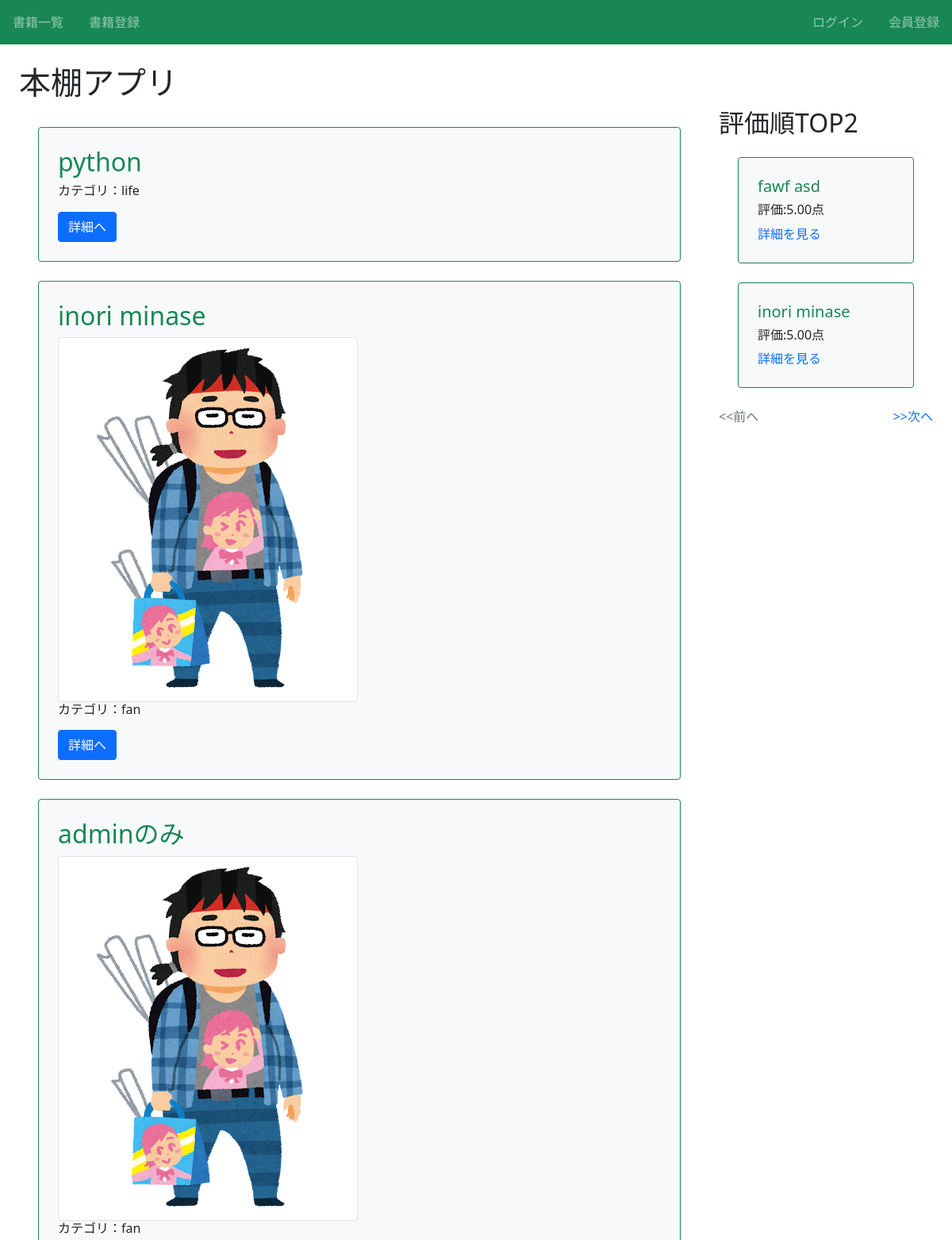
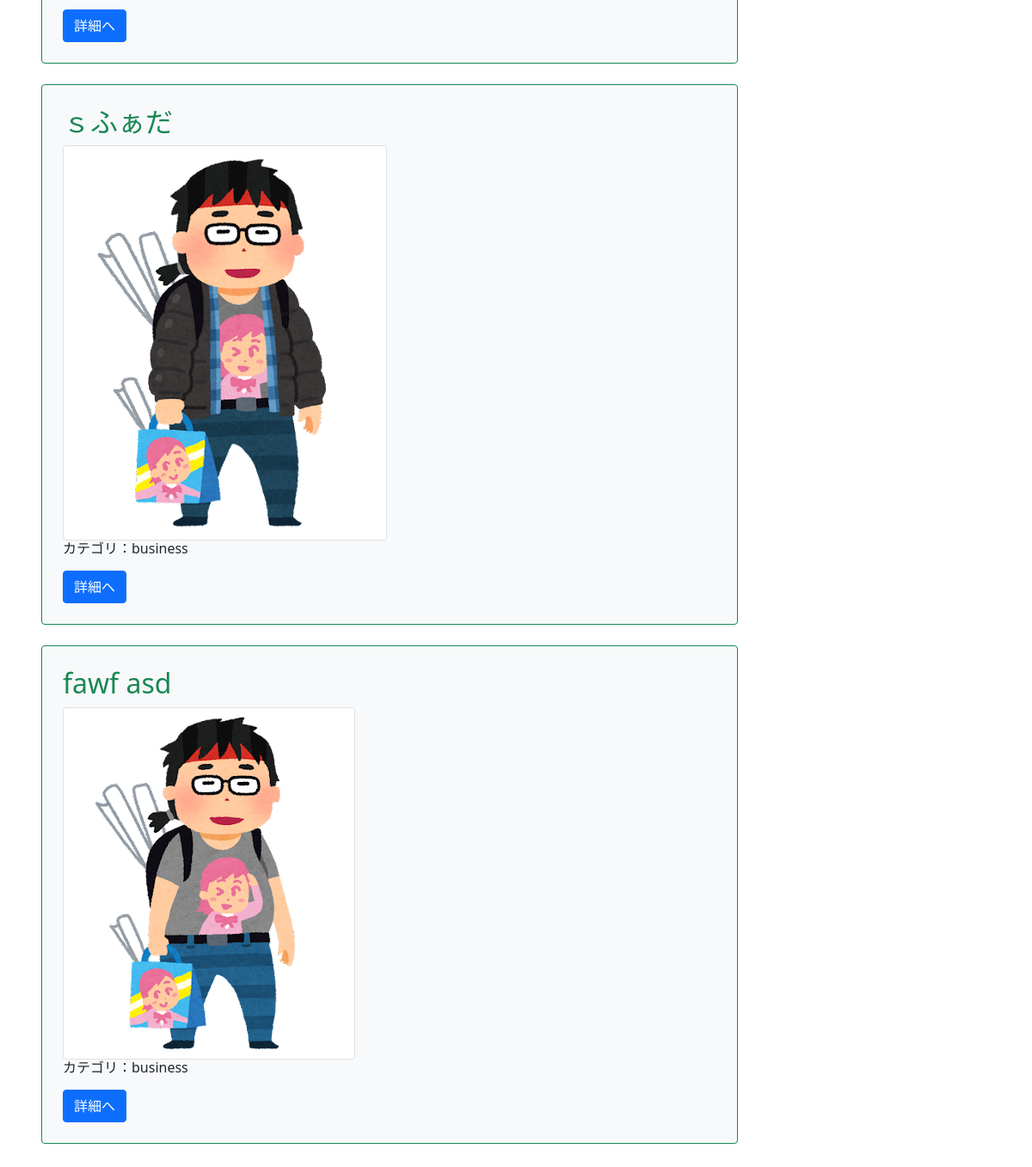
Before: / with the older database file (2 pictures, top to bottom).
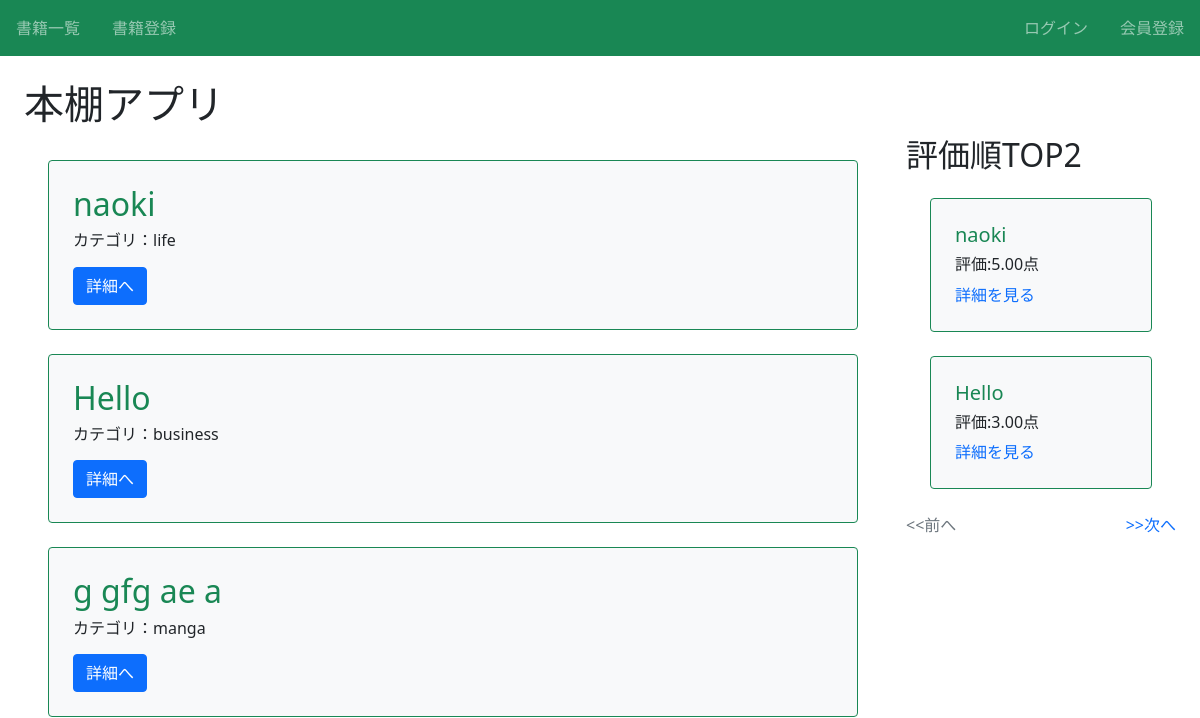
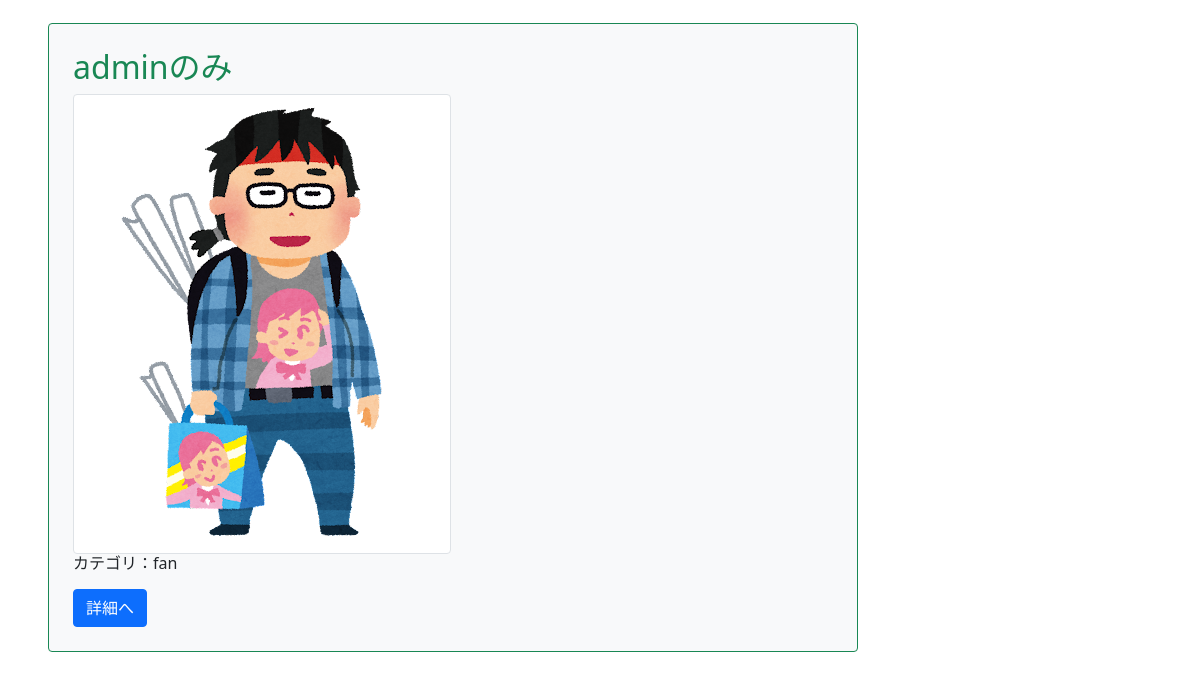
After: the same page with the newer database file (2 pictures, top to bottom).
### book/models.py (models this page shows, shortened)
class Book(models.Model):
    title = models.CharField(max_length=100)
    text = models.TextField()
    thumbnail = models.ImageField(null=True, blank=True, default=None)
    category = models.CharField(max_length=100, choices=CATEGORY)
    user = models.ForeignKey('auth.User', on_delete=models.CASCADE)

### book/views.py (the view)
# urls.py: path('', views.index_view, name='index'),
def index_view(request):
    object_list = Book.objects.order_by('-id')
    ranking_list = Book.objects.annotate(avg_rating=Avg('review__rate')).order_by('-avg_rating')
    paginator = Paginator(ranking_list, ITEM_PER_PAGE)
    page_number = request.GET.get('page', 1)
    page_obj = paginator.page(page_number)
    return render(
        request,
        'book/index.html',
        {
            'object_list': object_list,
            'ranking_list': ranking_list,
            'page_obj': page_obj
        },
    )

### book/templates/book/index.html (shortened to what this page needs)
{% extends 'base.html' %}
{% block h1 %} 本棚アプリ {% endblock %}
{% block content %}
<div class="row">
  <div class="col-9">
  {% for item in object_list %}
    <div class="p-4 m-4 bg-light border border-success rounded">
      <h2 class="text-success">{{ item.title }}</h2>
      {% if item.thumbnail %}
        <img src="{{ item.thumbnail.url }}" class="img-thumbnail" />
      {% endif %}
      <h6>カテゴリ：{{ item.category }} </h6>
      <div class="mt-3">
        <a href="{% url 'detail-book' item.pk %}" class="btn btn-primary">詳細へ</a>
      </div>
    </div>
  {% endfor %}
  </div>
  <div class="col-3">
    <h2>評価順TOP2</h2>
    {% for ranking_book in page_obj %}
      <div class="p-4 m-4 bg-light border border-success rounded">
        <h3 class="text-success h5">{{ ranking_book.title }}</h3>
        <h6>評価:{{ ranking_book.avg_rating | floatformat:2 }}点</h6>
        <a href="{% url 'detail-book' ranking_book.id %}">詳細を見る</a>
      </div>
    {% endfor %}
    {% include 'book/components/pagenation.html' %}
  </div>
</div>
{% endblock content %}

### templates/base.html (shortened to what this page needs)
{% load static %}
<!doctype html>
<html lang="en">
  <head>
    <link href="https://cdn.jsdelivr.net/npm/bootstrap@5.0.2/dist/css/bootstrap.min.css" rel="stylesheet">
    <link rel="stylesheet" href="{% static 'book/css/style.css' %}">
  </head>
  <body>
    <nav class="navbar navbar-dark bg-success sticky-top">
      <div class="navbar-nav d-flex flex-row">
        <a class="nav-link mx-3" href="{% url 'list-book' %}">書籍一覧</a>
        <a class="nav-link mx-3" href="{% url 'create-book' %}">書籍登録</a>
      </div>
      <div class="navbar-nav d-flex flex-row">
        {% if request.user.is_authenticated %}
          <a class="nav-link mx-3" href="{% url 'accounts:logout' %}">ログアウト</a>
        {% else %}
          <a class="nav-link mx-3" href="{% url 'accounts:login' %}">ログイン</a>
          <a class="nav-link mx-3" href="{% url 'accounts:signup' %}">会員登録</a>
        {% endif %}
      </div>
    </nav>
    <div class="p-4">
      <h1>{% block h1 %}{% endblock %}</h1>
      {% block content %}{% endblock %}
    </div>
  </body>
</html>

### book/templates/book/components/pagenation.html (shortened to what this page needs)
{% if page_obj.has_other_pages %}
    <ul class="list-unstyled m-0 d-flex justify-content-between">
        {% if page_obj.has_previous %}
            <li><a href="?page={{ page_obj.previous_page_number }}">&lt;&lt;前へ</a></li>
        {% else %}
            <li class="text-muted">&lt;&lt;前へ</li>
        {% endif %}
        {% if page_obj.has_next %}
            <li><a href="?page={{ page_obj.next_page_number }}">&gt;&gt;次へ</a></li>
        {% else %}
            <li class="text-muted">&gt;&gt;次へ</li>
        {% endif %}
    </ul>
{% endif %}

### book/static/book/css/style.css (style rules this page uses)
a { text-decoration: none; }

Changed rows visible on the page:
removed Book: title "python", category "life", shown under "本棚アプリ"
removed Book: title "inori minase", thumbnail (picture), category "fan", avg_rating "5.00"
removed Book: title "ｓふぁだ", thumbnail (picture), category "business", shown under "本棚アプリ"
removed Book: title "fawf asd", thumbnail (picture), category "business", avg_rating "5.00"
added Book: title "naoki", category "life", avg_rating "5.00"
added Book: title "Hello", category "business", avg_rating "3.00"
added Book: title "g gfg ae a", category "manga", shown under "本棚アプリ"
